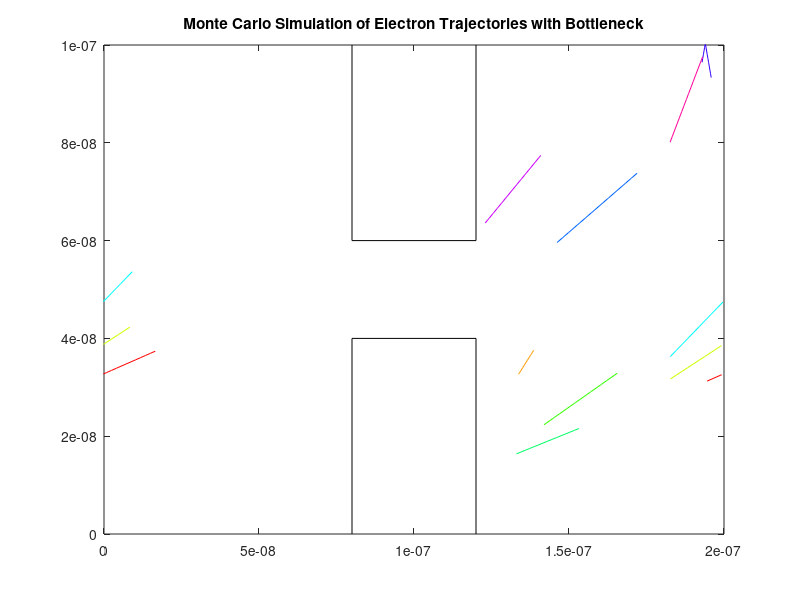

MATLAB code to generate this figure:
close all

L=200e-9;
W=100e-9;
n=100; %change
nsteps =14; %change

ang=randn(1,n)*2*pi;

m0=9.109e-31;
mn=0.26*m0;
T=300;
k=1.38e-23;
d=1e-18;

vth = sqrt(2*k*T/mn)
mfpath = L*W/(sqrt(2)*n*pi*d*d)

%inititalize particle locations
x=rand(1,n)*L;
y=rand(1,n)*W;

%create a bunch of electrons not in the boxes
%box 1  190e-9<x<210e-9 60e-9<y<100e-9
%box 2  190e-9<x<210e-9 0<y<40e-9
Cxlow = 80e-9;
Cxhigh= 120e-9;
Cylow =40e-9;
Cyhigh=60e-9;
Ibox = (y>Cyhigh | y<Cylow) & x<Cxhigh & x>Cxlow;

%no starting in boxes
for a = 1:n
if (x(a)<Cxhigh && x(a)>Cxlow && (y(a)>Cyhigh || y(a)<Cylow))
    x(a) = rand()*L;
    y(a) = rand()*W;
end
end
%second loop for good measure (there must be a better way to do this - this
%does not capture all particles starting inside boxes every time..
%sometimes it does, sometimes it doesn't.)
for a = 1:n
if (x(a)==Ibox|y(a)==Ibox)
    x(a) = rand()*L;
    y(a) = rand()*W;
end
end

%initialize previous location as first location just to get the plot
%started
xp = x;
yp = y;
%initialize random velocities
vx=vth*rand(1,n);
vy=vth*rand(1,n);

dt=(L/vth)/100;

col=hsv(10); %vector of colours for particle trajectories
  for p = 1:10
        plot([x(p); xp(p)],[y(p); yp(p)],'color',col(p,:));  hold on
    end
    xlim([0 L])
    ylim([0 W])
%display boxes
line([Cxlow,Cxlow,Cxhigh,Cxhigh], [0,Cylow,Cylow,0], 'color', 'k');
line([Cxlow,Cxlow,Cxhigh,Cxhigh], [W,Cyhigh,Cyhigh,W], 'color', 'k');

%main timeloop
for i=1:nsteps

    xp=x;
    yp=y;

    dx=vx*dt;
    dy=vy*dt;
    
    %increment every particle over dt
    x=x+dx;
    y=y+dy;

    %xpath calc before boundary adjustment
    xpath=abs(x-xp); 

    %travelling restrictions (WALL)
     for a=1:n
       %no travelling through boxes
        if ( xp(a)<Cxlow && x(a)>=Cxlow &&(y(a)>Cyhigh ||y(a)<Cylow))
            x(a)=Cxlow    
            vx(a)=-vx(a);
        elseif (xp(a)>Cxhigh && x(a)<=Cxhigh&&(y(a)>Cyhigh ||y(a)<Cylow))
            x(a)=Cxhigh           
            vx(a)=-vx(a);
        elseif (yp(a)<Cyhigh && y(a)>=Cyhigh&&(x(a)>Cxlow && x(a)<Cxhigh))
            y(a) = Cyhigh;    
            vy(a) = -vy(a);
        elseif (yp(a)>Cylow && y(a)<=Cylow&&(x(a)>Cxlow && x(a)<Cxhigh))
              y(a) = Cylow;   
            vy(a) = -vy(a);
        end
        
        %periodic boundaries at x=0 and x=L
         if (xp(a)< L && x(a)>=L)
            x(a)=x(a)-L;
            xp(a)=xp(a)-L;
         elseif (xp(a)< 0 && x(a)<0)
            x(a) = x(a)+L;
            xp(a)=xp(a)+L;
         end
         
        %specular boundaries at y=0 and y=W
        if (y(a)>=W || y(a)<=0)
            vy(a) = -vy(a);
        elseif y(a)<=0
          vy(a) = -vy(a);
        end
     end %end travelling restrictions loop

     %ypath calc after boundary adjustment
    ypath=abs(y-yp); 
    
    %calculate path - not sure if this is right
    path = sqrt(xpath.*xpath + ypath.*ypath);    
    
%     plot(x,y,'o');hold on
  
    %plot trajectories
    for p = 1:10
        plot([x(p); xp(p)],[y(p); yp(p)],'color',col(p,:));  hold on
    end
    xlim([0 L])
    ylim([0 W])
    title ('Monte Carlo Simulation of Electron Trajectories with Bottleneck')
  
    pause(0.01);
      
end

meanfreepath = mean(path); %not sure if this is right

